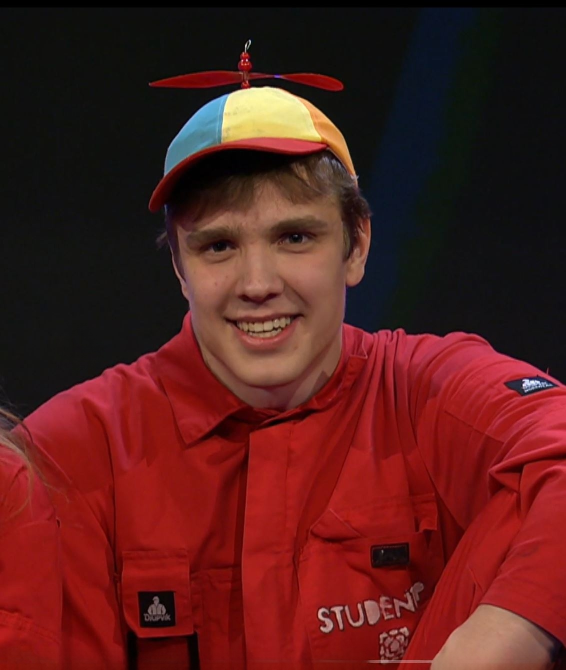
#> input picture testimages/1.jpg, 1132 x 1340 px (shown at 1/2 size)
$ python 8bitgenerator.py testimages/1.jpg
#> lines starting #> are read from the running program, lines starting #| are printed output that depends on the picture; after the words box and inside, x2 and y2 are one past the last pixel; in counts of white or black regions, pixels touching at a corner belong together
from PIL import Image
import numpy as np
import cv2
import os
import sys

valid_image_endings = ['png', 'jpg', 'jpeg']

def get_hsv_color_ratios():
    # Creates 256 variants of color using HSV
    # 4 bits for color
    # 1 Bit for saturation
    # 3 bit for value
    # 2 values of these bits are designated for white and block
    hue_values = (2**4) - 2 # To allow for black and white colors
    hue_chunks = [(255*i)//hue_values for i in range(hue_values)]

    saturation_chunks = [100, 255]

    value_values = (2**3)-1
    value_chunks = [50 + (200*i)//value_values for i in range(value_values)]+[255]
    return hue_chunks, saturation_chunks, value_chunks

def select_percentcolor_index(value, chunks, lowest_threshold=0.1):
    # Method for allowing 2 extra colors with saturation and value
    # Due to if any value of saturation and value is 0, it will be either completely black or white
    # Increase then possible color values in get_hsv_ratios, remove these posibility
    # Instead add threshold
    if value < 255*lowest_threshold:
        return len(chunks)
    return min(enumerate(chunks), key=lambda item: abs(item[1] - value))[0]

def select_closest_index(value, chunks):
    return min(enumerate(chunks), key=lambda item: abs(item[1] - value))[0]

def generate_shadow_image(image, width, ratio=None):
    # Generates a binary image of edges at downscaled spatial resolution
    if not ratio:
        ratio = image.shape[0]/image.shape[1]

    grayscaled_image = cv2.cvtColor(image, cv2.COLOR_BGR2GRAY)
    # First detect all edges in original image, with an opening operation
    kernel =cv2.getStructuringElement(cv2.MORPH_RECT , (8,8))
    bg=cv2.morphologyEx(grayscaled_image, cv2.MORPH_DILATE, kernel)
    out_gray=cv2.divide(grayscaled_image, bg, scale=255)
    out_binary=cv2.threshold(out_gray, 0, 255, cv2.THRESH_OTSU)[1]
    result = Image.fromarray(out_binary)

    # Downscales image to correct spatial resolution
    # Then does another threshold to get good binary of image
    image = np.array(result.resize((round(width), round((width)*ratio))))
    # Converts to binary image
    out_binary =  cv2.threshold(image, 200, 255, cv2.THRESH_BINARY)[1]
    return out_binary

def generate_convert_to_hsv_colorarray(image, width, ratio=None):
    if not ratio:
        ratio = image.shape[0]/image.shape[1]

    # Downscale and convert to HSV
    # HSV is better for comparing colors
    color_image = image.resize((round(width), round((width)*ratio)))
    color_image = np.array(color_image)
    color_image = Image.fromarray(color_image)
    color_image = color_image.convert('HSV')
    return np.array(color_image)

def downscale_color_array(array_image, hue_chunks, saturation_chunks, value_chunks):
    array_image = np.array(array_image, copy=True)
    for x in range(array_image.shape[0]):
        for y in range(array_image.shape[1]):
            array_image[x][y][0] = select_closest_index(array_image[x][y][0], hue_chunks)
            array_image[x][y][1] = select_percentcolor_index(array_image[x][y][1], saturation_chunks)
            array_image[x][y][2] = select_percentcolor_index(array_image[x][y][2], value_chunks)
    return array_image

def save_image_from_array(array_image, filename,  path=""):
    save_image = Image.fromarray(array_image)
    save_image.save(f"{path}binary{filename}".split(".")[0]+".png")

def generate_8bitimage(filename, width=64):
#> called with filename = 'testimages/1.jpg', width = 64
    hue_chunks, saturation_chunks, value_chunks = get_hsv_color_ratios()

    cv2_image = cv2.imread(filename)
#> cv2_image is the input picture: shape (1340, 1132, 3); mean B, G, R 27.9, 30.2, 85.9
    pil_image = Image.open(filename)
    ratio = cv2_image.shape[0]/cv2_image.shape[1]
#> ratio = 1.18

    out_binary=generate_shadow_image(cv2_image, width, ratio)
#> in generate_shadow_image, `bg=cv2.morphologyEx(grayscaled_image, cv2.MORPH_DILATE, kernel)`:
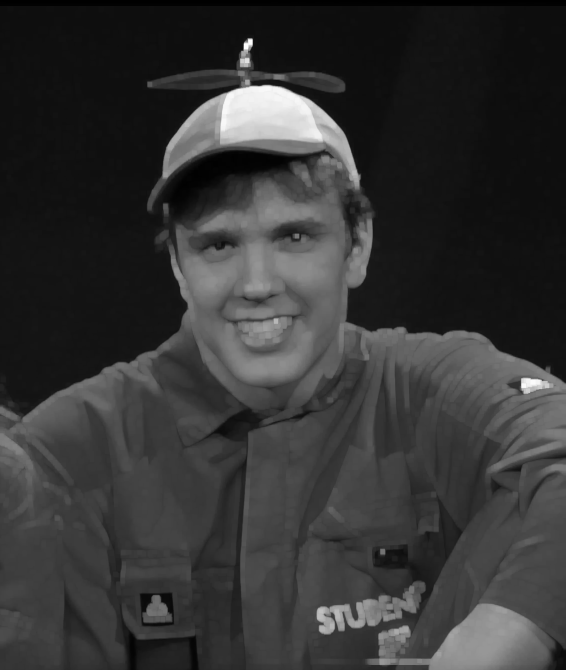
#> bg: shape (1340, 1132) (shown at 1/2 size); min 0, max 253, mean 52.7
#> in generate_shadow_image, `out_gray=cv2.divide(grayscaled_image, bg, scale=255)`:
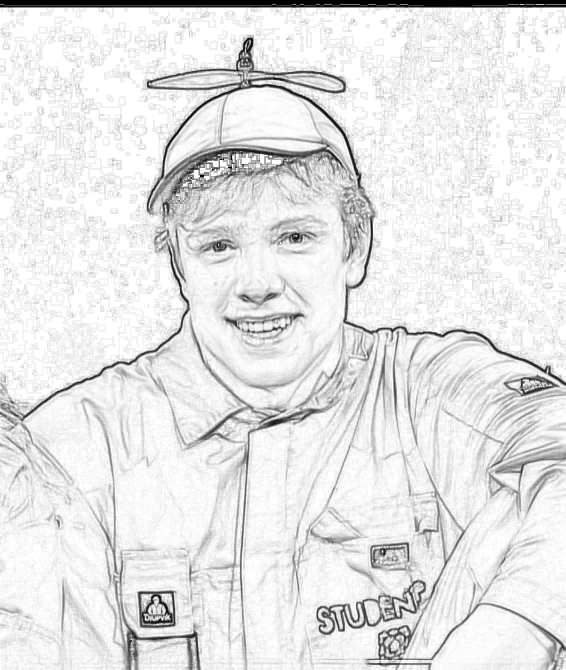
#> out_gray: shape (1340, 1132) (shown at 1/2 size); min 0, max 255, mean 228.6
#> in generate_shadow_image, `out_binary=cv2.threshold(out_gray, 0, 255, cv2.THRESH_OTSU)[1]`:
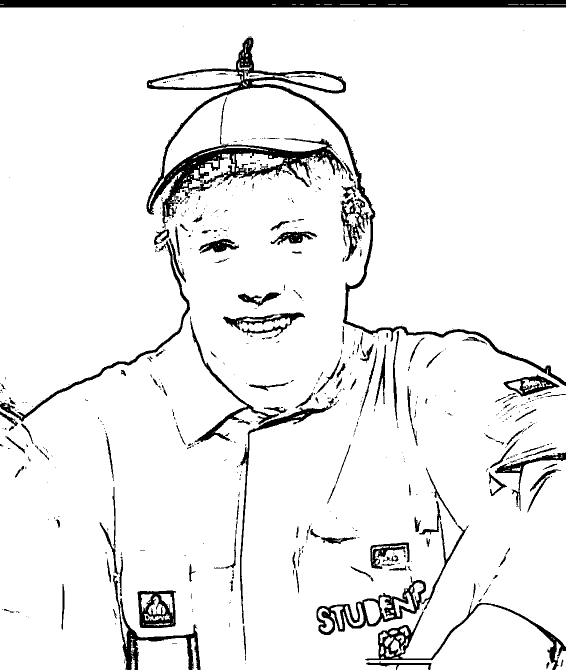
#> out_binary: shape (1340, 1132) (shown at 1/2 size); 92.7% white; 619 black regions (455 under 20 px), largest, box (x1, y1, x2, y2) and area: (293, 75, 1132, 772) 29949, (0, 0, 1132, 15) 16734, (633, 1042, 937, 1270) 6843
#> in generate_shadow_image, `image = np.array(result.resize((round(width), round((width)*ratio))))`:
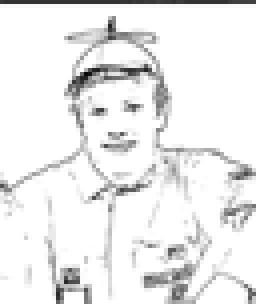
#> image: shape (76, 64) (shown 4 times larger); min 8, max 255, mean 236
#> in generate_shadow_image, `out_binary =  cv2.threshold(image, 200, 255, cv2.THRESH_BINARY)[1]`: out_binary: shape (76, 64); 86.7% white; black in thin lines or dots
    color_array = generate_convert_to_hsv_colorarray(pil_image, width, ratio)
#> in generate_convert_to_hsv_colorarray, `color_image = color_image.convert('HSV')`: color_image: PIL image 64x76 HSV; mean H, S, V 74.3, 135.7, 87.9
    color_downscaled_index_array = downscale_color_array(color_array, hue_chunks, saturation_chunks, value_chunks)
#> after the loop in downscale_color_array, `for x in range(array_image.shape[0]):`:
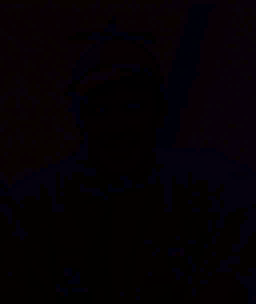
#> array_image: shape (76, 64, 3) (shown 4 times larger); mean of channels 0, 1, 2 3.95, 0.716, 4.68; drawn as B, G, R

    final_image = np.zeros((out_binary.shape[0], out_binary.shape[1], 3))
    for h in range(final_image.shape[0]):
        for w in range(final_image.shape[1]):
            hue = hue_chunks[color_downscaled_index_array[h][w][0]]
            saturation = color_downscaled_index_array[h][w][1]
            if saturation < len(saturation_chunks):
                saturation = saturation_chunks[saturation]
            else:
                saturation=0
            value = color_downscaled_index_array[h][w][2]
            if value < len(value_chunks):
                value= value_chunks[max(0, value if out_binary[h][w] == 1 else value-1)]
            else:
                value=0
            final_image[h][w] = (hue, saturation, value)
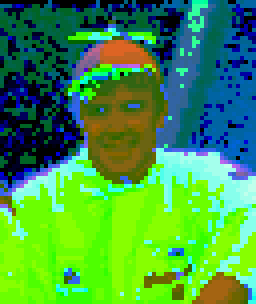
#> final_image: shape (76, 64, 3) float64 (shown 4 times larger); mean of channels 0, 1, 2 71.6, 153.9, 66.6; drawn as B, G, R
    save_image = Image.fromarray(final_image.astype(np.uint8), 'HSV').convert('RGB')
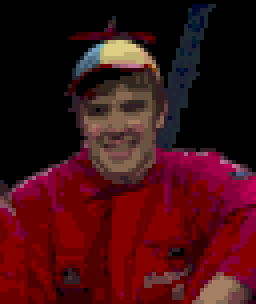
#> save_image: PIL image 64x76 RGB (shown 4 times larger); mean R, G, B 65.3, 14.7, 19.2
    save_image.save(f"results/pixel_{get_filename(filename)}"+".png")

def is_image(filename):
    return os.path.exists(path) and filename.split('.')[-1] in valid_image_endings

def generate_8bitfrom_directory(directory):
    for filename in os.listdir(directory):
        if(is_image(filename)):
            generate_8bitimage(f"{directory}/{filename}")
            print(f"8-bit image generated from {get_filename(filename)}")

def get_filename(path):
    return path.split('/')[-1].split('.')[0]

if __name__=="__main__":
    if len(sys.argv) != 2:
        raise Exception("Requires a file or folder")
    path = sys.argv[1]
    if not os.path.exists(path):
        raise Exception("File or directory not found")
    if is_image(path):
        generate_8bitimage(path)
    else:
        generate_8bitfrom_directory(path)
        print(f"8-bit image generated from {get_filename(path)}")

$ run again, on testimages/4.jpg
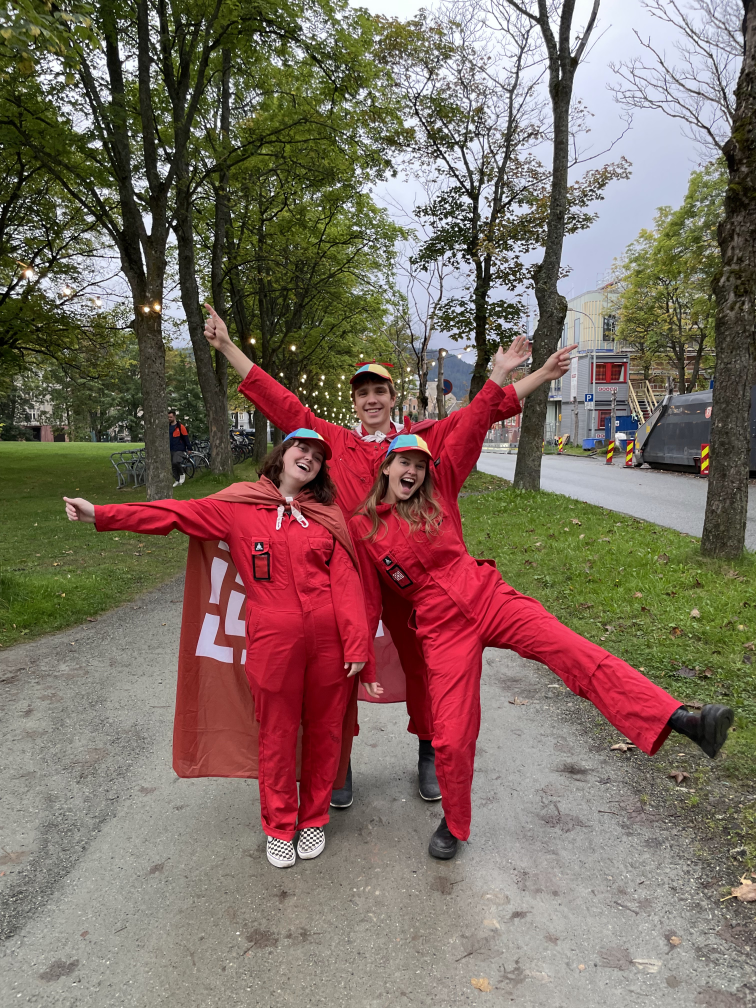
#> input picture testimages/4.jpg, 3024 x 4032 px (shown at 1/4 size)
#> in generate_8bitimage, cv2_image is the input picture: shape (4032, 3024, 3); mean B, G, R 98.4, 108.9, 126.3
#> in generate_shadow_image, `out_binary=cv2.threshold(out_gray, 0, 255, cv2.THRESH_OTSU)[1]`:
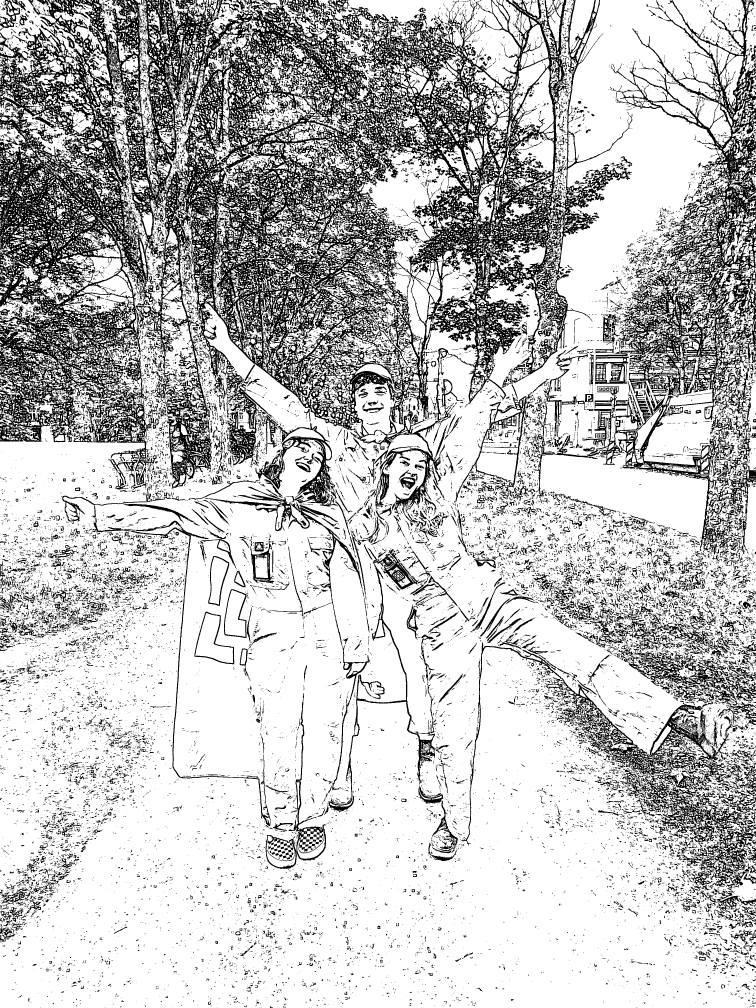
#> out_binary: shape (4032, 3024) (shown at 1/4 size); 74.8% white; 35058 black regions (29256 under 20 px), largest, box (x1, y1, x2, y2) and area: (0, 0, 2532, 2068) 1773496, (2248, 0, 3024, 2216) 299058, (1846, 2569, 3024, 3549) 116128
#> in generate_8bitimage, `save_image = Image.fromarray(final_image.astype(np.uint8), 'HSV').conv..`:
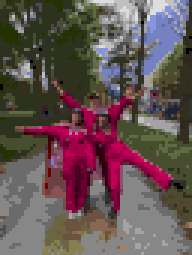
#> save_image: PIL image 64x85 RGB (shown 3 times larger); mean R, G, B 100.1, 83.3, 82.2
